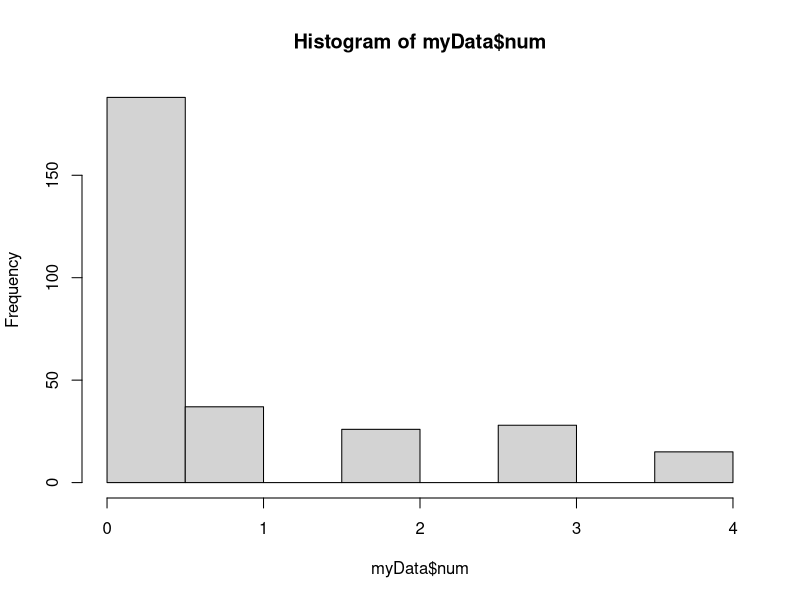
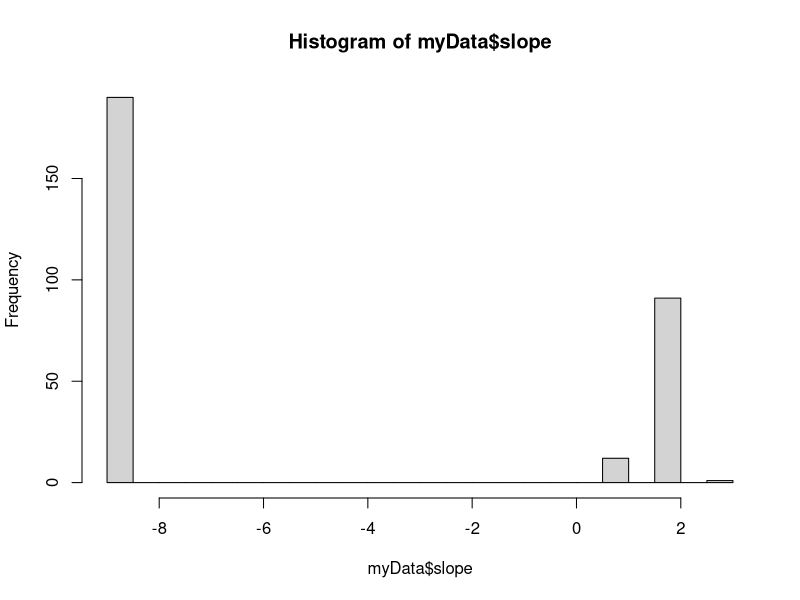

The R source for these figures, in order:
# 1. #3 (age): age in years 
# 2. #4 (sex): sex (1 = male; 0 = female) 
# 3. #9 (cp): chest pain type   ***
# -- Value 1: typical angina 
# -- Value 2: atypical angina 
# -- Value 3: non-anginal pain 
# -- Value 4: asymptomatic 
# 4. #10 (trestbps): resting blood pressure (in mm Hg on admission to the hospital) 
# 5. #12 (chol): serum cholestoral in mg/dl 
# 6. #16 (fbs): (fasting blood sugar > 120 mg/dl) (1 = true; 0 = false) *****
# 7. #19 (restecg): resting electrocardiographic results 
# -- Value 0: normal 
# -- Value 1: having ST-T wave abnormality (T wave inversions and/or ST elevation or depression of > 0.05 mV) 
# -- Value 2: showing probable or definite left ventricular hypertrophy by Estes' criteria
# 
# 8. #32 (thalach): maximum heart rate achieved 
# 9. #38 (exang): exercise induced angina (1 = yes; 0 = no) 
#  Info on ST segment of ECG: http://lifeinthefastlane.com/ecg-library/st-segment/
# 10. #40 (oldpeak): = ST depression induced by exercise relative to rest (number indicates amount of depression)(?1 = yes; 0 = no?) 
# 11. #41 (slope): the slope of the peak exercise ST segment 
# -- Value 1: upsloping 
# -- Value 2: flat 
# -- Value 3: downsloping 
# 12. #44 (ca): number of major vessels (0-3) colored by flourosopy 
# 13. #51 (thal): 3 = normal; 6 = fixed defect; 7 = reversable defect 
# 14. #58 (num): diagnosis of heart disease (angiographic disease status) 
# -- Value 0: < 50% diameter narrowing 
# -- Value 1: > 50% diameter narrowing

setwd("C:/Users/Pat/Documents/R/heart_disease")
myData <- read.csv(file="reprocessed.hungarian.csv", header=TRUE, sep=",")
hist(myData$num)
hist(myData$slope, 20)
nrow(subset(myData, slope==2))
summary(myData)
myData$num  <- ifelse(myData$num>0, 1, 0)
myData$cp <- factor(myData$cp)
myData$restecg <- factor(myData$restecg)
lr = glm(myData$num ~ ., data = myData, family = "binomial")
summary(lr)


# Use regression to model the  serum cholesterol chol as a function off age, sex,  trestbps,fbs,restecg, and thalach
# Briefly discuss your results from #2